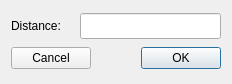
<?xml version="1.0" encoding="UTF-8"?>
<ui version="4.0">
 <class>xDist</class>
 <widget class="QDialog" name="xDist">
  <property name="geometry">
   <rect>
    <x>0</x>
    <y>0</y>
    <width>232</width>
    <height>84</height>
   </rect>
  </property>
  <property name="windowTitle">
   <string>Dialog</string>
  </property>
  <layout class="QGridLayout" name="gridLayout">
   <item row="0" column="0">
    <layout class="QHBoxLayout" name="horizontalLayout">
     <item>
      <widget class="QLabel" name="label">
       <property name="text">
        <string>Distance:</string>
       </property>
      </widget>
     </item>
     <item>
      <widget class="QLineEdit" name="lineEdit">
       <property name="minimumSize">
        <size>
         <width>141</width>
         <height>26</height>
        </size>
       </property>
       <property name="maximumSize">
        <size>
         <width>141</width>
         <height>26</height>
        </size>
       </property>
       <property name="alignment">
        <set>Qt::AlignRight|Qt::AlignTrailing|Qt::AlignVCenter</set>
       </property>
      </widget>
     </item>
    </layout>
   </item>
   <item row="1" column="0">
    <layout class="QHBoxLayout" name="horizontalLayout_2">
     <item>
      <widget class="QPushButton" name="pushCancel">
       <property name="text">
        <string>Cancel</string>
       </property>
       <property name="autoDefault">
        <bool>false</bool>
       </property>
      </widget>
     </item>
     <item>
      <spacer name="horizontalSpacer">
       <property name="orientation">
        <enum>Qt::Horizontal</enum>
       </property>
       <property name="sizeHint" stdset="0">
        <size>
         <width>18</width>
         <height>20</height>
        </size>
       </property>
      </spacer>
     </item>
     <item>
      <widget class="QPushButton" name="pushOK">
       <property name="text">
        <string>OK</string>
       </property>
       <property name="autoDefault">
        <bool>false</bool>
       </property>
       <property name="default">
        <bool>true</bool>
       </property>
      </widget>
     </item>
    </layout>
   </item>
  </layout>
 </widget>
 <resources/>
 <connections/>
</ui>
